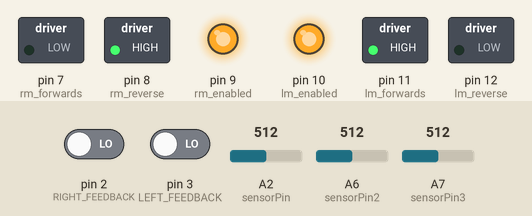
Simulated run of this sketch. Board: Arduino Nano, built with avr-gcc and run on an emulated ATmega328P. Shown: switched loads named in the sketch (green lamp = pin HIGH), output pins drawn as LEDs (lit = HIGH). The test bench sets the inputs (shaded band); at power-on: pin 2 (RIGHT_FEEDBACK) LOW, pin 3 (LEFT_FEEDBACK) LOW, A2 (sensorPin) = 512, A6 (sensorPin2) = 512, A7 (sensorPin3) = 512. What the sketch prints to the serial monitor is not drawn. At 4.7 s the program stops and its outputs stay as they are.

Above: at 0.1 s.
At 3.7 s:
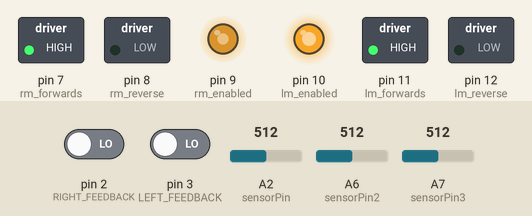
At 4.7 s:
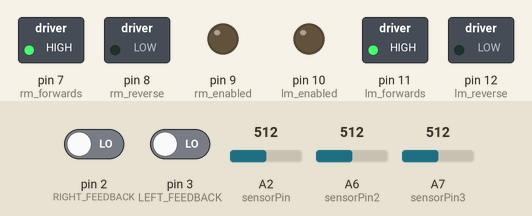
Timing chart, 0 to 6.2 s (numbered marks = the images above):
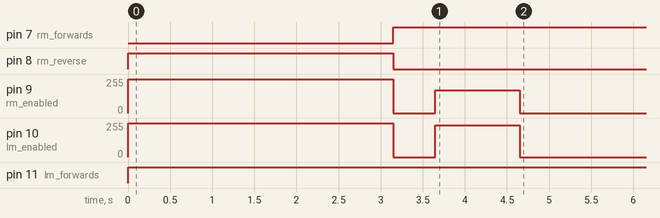

The sketch:

story13.1.ino
```cpp
#include <NewPing.h>

int rm_enabled = 9;//ENB
int lm_enabled = 10;//ENA
int rm_reverse = 8; //IN3
int lm_forwards = 11;//IN2
int rm_forwards = 7; //IN4
int lm_reverse = 12; //IN1

const int RIGHT_FEEDBACK = 2;
const int LEFT_FEEDBACK = 3;

volatile int leftcounter = 0;
volatile int rightcounter = 0;

int sensorPin = A2;    // select the input pin for the potentiometer
int sensorPin2 = A6;
int sensorPin3 = A7;
int sensorValue1 = 0;
int sensorValue2 = 0;
int sensorValue3 = 0; // variable to store the value coming from the sensor

int fullRotationTime = 3150;
int brightestTime = 0;
int brightestLight = 1000;

void setup() {
  Serial.begin(115200);

  pinMode(rm_enabled, OUTPUT);
  pinMode(lm_enabled, OUTPUT);

  pinMode(rm_reverse, OUTPUT);
  pinMode(lm_forwards, OUTPUT);

  pinMode(rm_forwards, OUTPUT);
  pinMode(lm_reverse, OUTPUT);

  attachInterrupt(digitalPinToInterrupt(LEFT_FEEDBACK), LeftMotorISR, RISING);
  attachInterrupt(digitalPinToInterrupt(RIGHT_FEEDBACK), RightMotorISR, RISING);


}

void turn_right(int D) {
  set_speed(255, -255);
  delay(D);
  set_speed(0, 0);
}

void turn_left(int D) {
  set_speed(-255, 255);
  delay(D);
  set_speed(0, 0);
}

void set_speed(int l_speed, int r_speed){
  if(l_speed < 0) {
    analogWrite(lm_enabled, -l_speed);
    digitalWrite(lm_forwards, LOW);
    digitalWrite(lm_reverse, HIGH);
  } else {
    analogWrite(lm_enabled, l_speed);
    digitalWrite(lm_reverse, LOW);
    digitalWrite(lm_forwards, HIGH);
  }

  if(r_speed < 0) {
    analogWrite(rm_enabled, -r_speed);
    digitalWrite(rm_forwards, LOW);
    digitalWrite(rm_reverse, HIGH);
  } else {
    analogWrite(rm_enabled, r_speed);
    digitalWrite(rm_reverse, LOW);
    digitalWrite(rm_forwards, HIGH);
  }
}

int get_dist() {
  return (rightcounter + leftcounter) / 2;
}


void loop() {
  const int turn_offset = 25; // Counters the turn
  const int speed_offset = 15; // Speed change
  sensorValue1 = analogRead(sensorPin);
  sensorValue2 = analogRead(sensorPin2);
  sensorValue3 = analogRead(sensorPin3);


  set_speed(255, -255); // Spin

  int sensorAverage = ((sensorValue1 + sensorValue2 + sensorValue3) / 3);

  if (brightestLight > sensorAverage) { // Record brighest time and intcity
    brightestLight = sensorAverage;
    brightestTime = millis();
    Serial.print("1: ");
    Serial.println(sensorValue1);
    Serial.print("2: ");
    Serial.println(sensorValue2);
    Serial.print("3: ");
    Serial.println(sensorValue3);
    Serial.print("Brightest: ");
    Serial.println(brightestLight);
    Serial.print("Brightest Time: ");
    Serial.println(brightestTime);
    Serial.println("-");
  }

  if (millis() >= fullRotationTime){ // Once rotation is complete
    // Turn until it is pointing at the brightest soruce
    set_speed(0,0);
    delay(500);
    turn_right(brightestTime);
    set_speed(0,0);

    // Drive towards the source
    leftcounter = 0;
    rightcounter = 0;

    if(leftcounter == rightcounter){
      set_speed(255 - speed_offset,210 - turn_offset - speed_offset);
    }
    if(leftcounter > rightcounter){
      set_speed(255 - speed_offset ,255 - turn_offset - speed_offset);
    }
    if(leftcounter < rightcounter){
      set_speed(255 - turn_offset - speed_offset,255  - speed_offset);
    }

    delay(1000);
    set_speed(0, 0);
    exit(0);
  }


}

void LeftMotorISR() {
  leftcounter++;
}

void RightMotorISR(){
  rightcounter++;
}
```

Measured:
- by itself, pin 7 (rm_forwards): LOW → HIGH at 3.2 s
- by itself, pin 8 (rm_reverse): LOW → HIGH at 0.00 s, → LOW 3.2 s later
- by itself, pin 9 (rm_enabled): 0/255 → 255/255 at 0.00 s, → 0/255 3.2 s later, → 170/255 0.50 s later, → 0/255 1.0 s later
- by itself, pin 10 (lm_enabled): 0/255 → 255/255 at 0.00 s, → 0/255 3.2 s later, → 240/255 0.50 s later, → 0/255 1.0 s later
- by itself, pin 11 (lm_forwards): LOW → HIGH at 0.00 s
